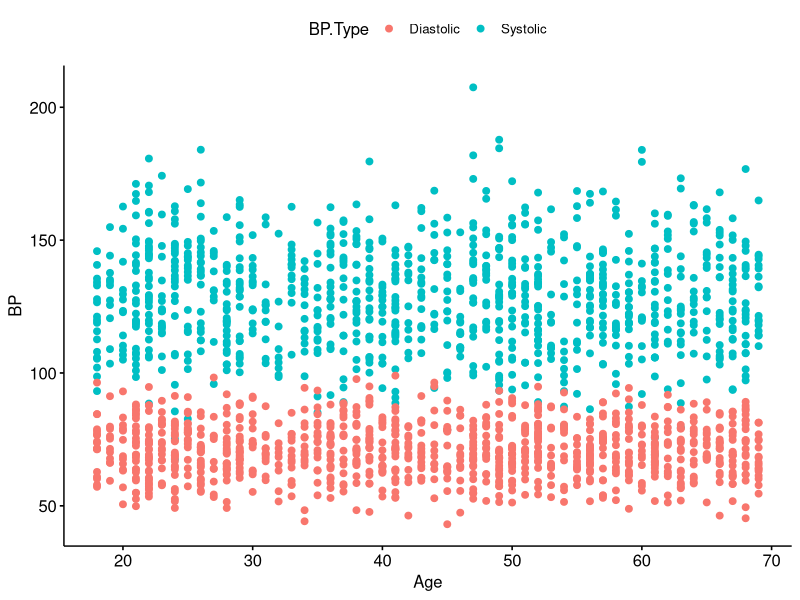
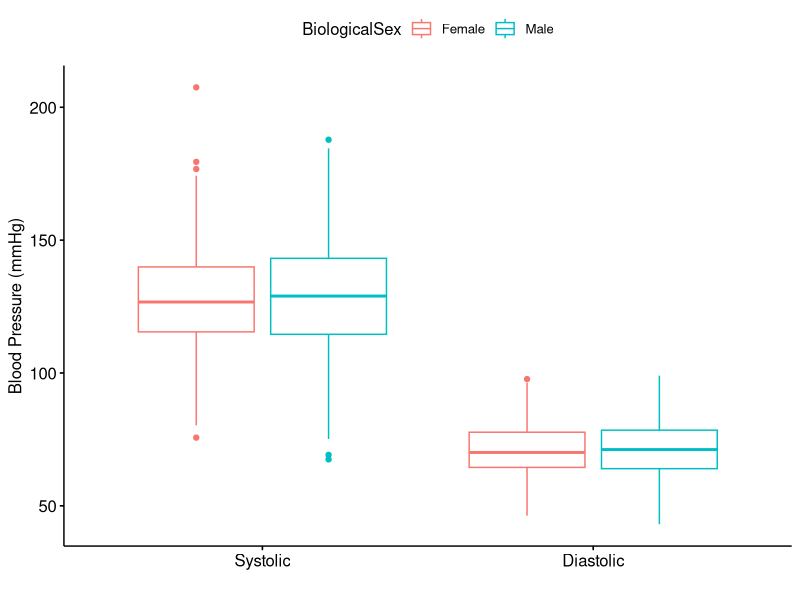

The R source for these figures, in order:
## ---- chunk 1
knitr::opts_chunk$set(echo = TRUE)
## ---- chunk 2
# Install all tidyverse associated packages
#install.packages('tidyverse')

# If you only want to install the packages we will use in this lecture:
#install.packages('dplyr')
#install.packages('tidyr')

# load tidyverse libraries
library(tidyverse)
library(dplyr)
library(tidyr)
## ---- chunk 3
# Set a random seed
set.seed(103)

# Define a data frame with our randomly generated data
randomData <- data.frame('SubjectID' = seq(1:1000), 
                         'Systolic.BP' = rnorm(n = 1000,mean = 128,sd = 20),
                         'Diastolic.BP' = rnorm(n = 1000,mean = 71,sd = 10),
                         'Age' = trunc(runif(n = 1000,min = 18,max = 70)),
                         'Male' = rbinom(n = 1000,size = 1,prob = 0.5))

# Define binary variable for biological sex
randomData$BiologicalSex <- factor(ifelse(randomData$Male == 1,'Male','Female'))

# Define variable specifying age above 65 (medicare eligible)
randomData$MedicareAge <- ifelse(randomData$Age < 65,F,T)

head(randomData, 5)
## ---- chunk 4
# Subset to only those at medicare age using our binary variable
medicareData <- randomData[which(randomData$MedicareAge == T),]
head(medicareData)

# Subset to only those at medicare age using a continuous variable
medicareData <- randomData[randomData$Age >= 65,]
head(medicareData)
## ---- chunk 5
# Subset without pipe
medicareData <- filter(randomData, Age >= 65)

head(medicareData)

# Subset with a pipe
medicareData <- randomData %>%
  filter(Age >= 65)

dim(medicareData)
head(medicareData)
## ---- chunk 6
medicareData <- randomData %>%
  dplyr::filter(Age >= 65) %>%
  dplyr::select(SubjectID,Systolic.BP,Diastolic.BP,BiologicalSex,Age)

head(medicareData)
dim(medicareData)
## ---- chunk 7
medicareData <- randomData %>%
  filter(Age >= 65) %>%
  select(SubjectID,Systolic.BP,Diastolic.BP,BiologicalSex,Age) %>%
  mutate(MedicareID = row_number()) %>%
  mutate(BP.Diff = Systolic.BP - Diastolic.BP)

head(medicareData)
#View(medicareData)
## ---- chunk 8
# Melt the data frame into a long form
longData <- reshape2::melt(randomData[,c('SubjectID','Systolic.BP','Diastolic.BP','Age','BiologicalSex')],
                           id.vars = c('SubjectID','Age','BiologicalSex'), # columns to keep
                           value.name = 'BP', # name of new value column
                           variable.name = 'BP.Type') # name of new variable column

head(randomData)
head(longData)
## ---- chunk 9
# use gather()
longData2 <- randomData %>%
  tidyr::gather(Systolic.BP, Diastolic.BP, # columns we want to combine
                key = BP.Type, # name of new column that contains variable names
                value = BP) # name of new column that contains data points

head(randomData)
head(longData2)

# use pivot_longer()
longData3 <- randomData %>%
  pivot_longer(cols = c(Systolic.BP,Diastolic.BP),
               names_to = 'BP.Type', 
               values_to = 'BP')

head(longData3)
## ---- chunk 10
longData <- randomData %>%
  # Convert to long format
  tidyr::gather(key = BP.Type, 
                value = BP,
                c('Systolic.BP','Diastolic.BP')) %>%
  # Split into two separate variables
  tidyr::separate(col = BP.Type, 
                  into = c('BP.Type','Bad.ID')) %>% # sep argument: default is split at first non-alpha numeric character
  # Remove the bad ID variable
  select(-Bad.ID) 
  
head(longData)
## ---- chunk 11
# Generate a scatter plot of age by systolic blood pressure
ggpubr::ggscatter(longData,
                  x = 'Age',
                  y = 'BP',
                  color = 'BP.Type')

# Generate a boxplot for diastolic blood pressure distribution by biological sex in our original dataset
ggpubr::ggboxplot(longData,
                  x = 'BP.Type',
                  y = 'BP',
                  color = 'BiologicalSex',
                  ylab = 'Blood Pressure (mmHg)',
                  xlab = '')
## ---- chunk 12
# Convert using spread
wideData1 <- longData %>%
  tidyr::spread(key = BP.Type, # split by category
                value = BP)

head(wideData1)

# Convert using pivot_wider
wideData2 <- longData %>%
  tidyr::pivot_wider(names_from = BP.Type,
                     values_from = BP)

head(wideData2)
## ---- chunk 13
summary <- longData %>%
  tidyr::spread(key = BP.Type, value = BP) %>%
  dplyr::mutate(MedicareAge = ifelse(Age >= 65,T,F)) %>%
  dplyr::group_by(BiologicalSex,MedicareAge) %>%
  dplyr::summarise(Mean.Age = mean(Age),Mean.Sys = mean(Systolic),Mean.Dias = mean(Diastolic))

summary
## ---- chunk 14
# code here
## ---- chunk 15
# code here
## ---- chunk 16
# code here
